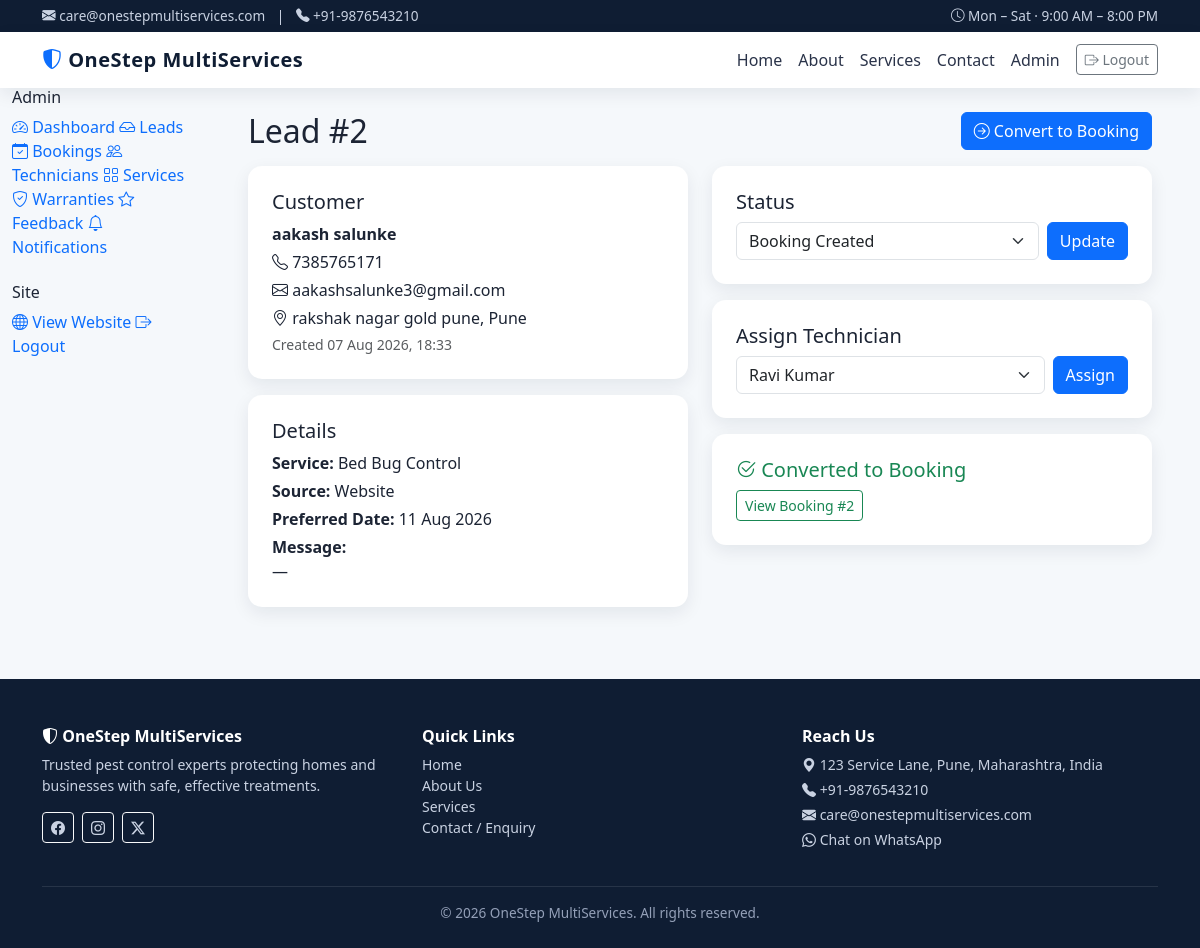
The page /admin/leads/2 (signed in) on the database its author committed.
### models.py (models this page shows, shortened)
class Lead(db.Model):
    __tablename__ = "leads"
    id = db.Column(db.Integer, primary_key=True)
    customer_id = db.Column(db.Integer, db.ForeignKey("customers.id"), nullable=False)
    service_id = db.Column(db.Integer, db.ForeignKey("services.id"))
    source = db.Column(db.String(30), default="Website")  # Website/WhatsApp/Phone Call/Referral
    message = db.Column(db.Text)
    preferred_date = db.Column(db.Date)
    status = db.Column(db.String(30), default="New")  # New/Contacted/Follow-up Required/Booking Created/Closed/Cancelled
    assigned_to = db.Column(db.Integer, db.ForeignKey("users.id"))
    created_at = db.Column(db.DateTime, default=datetime.utcnow, index=True)
    updated_at = db.Column(db.DateTime, default=datetime.utcnow, onupdate=datetime.utcnow)
    booking = db.relationship("Booking", backref="lead", uselist=False, lazy=True)

class Customer(db.Model):
    __tablename__ = "customers"
    id = db.Column(db.Integer, primary_key=True)
    name = db.Column(db.String(120), nullable=False)
    phone = db.Column(db.String(32), nullable=False, index=True)
    email = db.Column(db.String(180), index=True)
    address = db.Column(db.String(255))
    city = db.Column(db.String(80))
    created_at = db.Column(db.DateTime, default=datetime.utcnow)
    leads = db.relationship("Lead", backref="customer", lazy=True)
    bookings = db.relationship("Booking", backref="customer", lazy=True)
    feedback = db.relationship("Feedback", backref="customer", lazy=True)

class Service(db.Model):
    __tablename__ = "services"
    id = db.Column(db.Integer, primary_key=True)
    name = db.Column(db.String(120), nullable=False, unique=True)
    slug = db.Column(db.String(120), unique=True, index=True)
    short_description = db.Column(db.String(255))
    description = db.Column(db.Text)
    benefits = db.Column(db.Text)
    process = db.Column(db.Text)
    faq = db.Column(db.Text)  # JSON-encoded Q&A list
    image = db.Column(db.String(255))  # static/images/<file>
    icon = db.Column(db.String(80))  # bootstrap-icons class e.g. bi-bug
    status = db.Column(db.String(20), default="ACTIVE")  # ACTIVE / INACTIVE
    created_at = db.Column(db.DateTime, default=datetime.utcnow)
    leads = db.relationship("Lead", backref="service", lazy=True)
    bookings = db.relationship("Booking", backref="service", lazy=True)

class User(UserMixin, db.Model):
    __tablename__ = "users"
    id = db.Column(db.Integer, primary_key=True)
    name = db.Column(db.String(120), nullable=False)
    email = db.Column(db.String(180), unique=True, nullable=False, index=True)
    phone = db.Column(db.String(32))
    password_hash = db.Column(db.String(255), nullable=False)
    role = db.Column(db.String(20), nullable=False, default="TECHNICIAN")  # ADMIN / TECHNICIAN
    is_active = db.Column(db.Boolean, default=True)
    created_at = db.Column(db.DateTime, default=datetime.utcnow)
    notifications = db.relationship("Notification", backref="user", lazy=True)
    bookings = db.relationship("Booking", backref="technician", lazy=True)
    @property
    def is_admin(self):
        return self.role == "ADMIN"

class Booking(db.Model):
    __tablename__ = "bookings"
    id = db.Column(db.Integer, primary_key=True)
    customer_id = db.Column(db.Integer, db.ForeignKey("customers.id"), nullable=False)
    service_id = db.Column(db.Integer, db.ForeignKey("services.id"), nullable=False)
    lead_id = db.Column(db.Integer, db.ForeignKey("leads.id"))
    technician_id = db.Column(db.Integer, db.ForeignKey("users.id"))
    booking_date = db.Column(db.Date, nullable=False)
    booking_time = db.Column(db.String(20))  # HH:MM
    address = db.Column(db.String(255))
    notes = db.Column(db.Text)
    status = db.Column(db.String(20), default="Pending")  # Pending/Confirmed/Assigned/In Progress/Completed/Cancelled
    completed_at = db.Column(db.DateTime)
    created_at = db.Column(db.DateTime, default=datetime.utcnow, index=True)
    feedback = db.relationship("Feedback", backref="booking", uselist=False, lazy=True)

### blueprints/admin.py (the view)
    @login_required
    def wrapped(*a, **kw):
        if not current_user.is_admin:
            abort(403)
        return view(*a, **kw)

### blueprints/admin.py (called while the page is built)
def _admin_required(view):
    @login_required
    def wrapped(*a, **kw):
        if not current_user.is_admin:
            abort(403)
        return view(*a, **kw)
    wrapped.__name__ = view.__name__
    return wrapped

@bp.route("/leads/<int:lead_id>")
@_admin_required
def lead_detail(lead_id):
    lead = Lead.query.get_or_404(lead_id)
    technicians = User.query.filter_by(role="TECHNICIAN", is_active=True).order_by(User.name).all()
    services = Service.query.filter_by(status="ACTIVE").all()
    return render_template(
        "admin/lead_detail.html", lead=lead, technicians=technicians, services=services
    )

### app/templates/admin/lead_detail.html (shortened to what this page needs)
{% extends "admin/_layout.html" %}
{% block admin_content %}
<div class="d-flex justify-content-between align-items-center mb-3">
  <h2 class="mb-0">Lead #{{ lead.id }}</h2>
  <a class="btn btn-primary" href="{{ url_for('admin.booking_new') }}?lead_id={{ lead.id }}">
    <i class="bi bi-arrow-right-circle"></i> Convert to Booking
  </a>
</div>
<div class="row g-4">
  <div class="col-lg-6">
    <div class="os-card p-4 mb-3">
      <h5>Customer</h5>
      <p class="mb-1"><strong>{{ lead.customer.name }}</strong></p>
      <p class="mb-1"><i class="bi bi-telephone"></i> {{ lead.customer.phone }}</p>
      <p class="mb-1"><i class="bi bi-envelope"></i> {{ lead.customer.email or '—' }}</p>
      <p class="mb-1"><i class="bi bi-geo-alt"></i> {{ lead.customer.address or '—' }}, {{ lead.customer.city or '' }}</p>
      <p class="text-muted small mb-0">Created {{ lead.created_at.strftime('%d %b %Y, %H:%M') }}</p>
    </div>
    <div class="os-card p-4">
      <h5>Details</h5>
      <p class="mb-1"><strong>Service:</strong> {{ lead.service.name if lead.service else '—' }}</p>
      <p class="mb-1"><strong>Source:</strong> {{ lead.source }}</p>
      <p class="mb-1"><strong>Preferred Date:</strong> {{ lead.preferred_date.strftime('%d %b %Y') if lead.preferred_date else '—' }}</p>
      <p class="mb-0"><strong>Message:</strong><br>{{ lead.message or '—' }}</p>
    </div>
  </div>
  <div class="col-lg-6">
    <div class="os-card p-4 mb-3">
      <h5>Status</h5>
      <form method="post" action="{{ url_for('admin.lead_status', lead_id=lead.id) }}" class="d-flex gap-2">
        <select name="status" class="form-select">
          {% for st in ['New','Contacted','Follow-up Required','Booking Created','Closed','Cancelled'] %}
          <option value="{{ st }}" {% if lead.status==st %}selected{% endif %}>{{ st }}</option>
          {% endfor %}
        </select>
        <button class="btn btn-primary">Update</button>
      </form>
    </div>
    <div class="os-card p-4 mb-3">
      <h5>Assign Technician</h5>
      <form method="post" action="{{ url_for('admin.lead_assign', lead_id=lead.id) }}" class="d-flex gap-2">
        <select name="assigned_to" class="form-select">
          {% for t in technicians %}
          <option value="{{ t.id }}" {% if lead.assigned_to==t.id %}selected{% endif %}>{{ t.name }}</option>
          {% endfor %}
        </select>
        <button class="btn btn-primary">Assign</button>
      </form>
    </div>
    {% if lead.booking %}
    <div class="os-card p-4 border-success">
      <h5 class="text-success"><i class="bi bi-check2-circle"></i> Converted to Booking</h5>
      <p class="mb-0">
        <a href="{{ url_for('admin.booking_detail', booking_id=lead.booking.id) }}" class="btn btn-sm btn-outline-success">
          View Booking #{{ lead.booking.id }}
        </a>
      </p>
    </div>
    {% endif %}
  </div>
</div>
{% endblock %}

### app/static/css/style.css (style rules this page uses)
:root { --os-primary: #0d6efd; --os-primary-dark: #0a58ca; --os-accent: #20c997; --os-dark: #0f1d33; --os-muted: #6c757d; --os-bg: #f5f8fb; --os-card-shadow: 0 6px 18px rgba(15, 29, 51, 0.08); --os-radius: 14px; }
body { background: var(--os-bg); font-family: 'Segoe UI', Roboto, system-ui, -apple-system, sans-serif; color: #1c2434; }
a { text-decoration: none; }
.os-card { background: #fff; border-radius: var(--os-radius); box-shadow: var(--os-card-shadow); border: 0; transition: transform .2s ease, box-shadow .2s ease; }

### rows shown on the page
Lead: id "2", created_at "07 Aug 2026, 18:33", source "Website", preferred_date "11 Aug 2026", message "—", status "Booking Created", assigned_to "Ravi Kumar"
Customer: customer.name "aakash salunke", customer.phone "7385765171", customer "aakashsalunke3@gmail.com", customer "rakshak nagar gold pune", customer "Pune"
Service: service "Bed Bug Control"
Booking: booking.id "2"

### other values the page prints
{{ business_email }} "care@onestepmultiservices.com"
{{ business_phone }} "+91-9876543210"
{{ business_name }} "OneStep MultiServices"
{{ business_address }} "123 Service Lane, Pune, Maharashtra, India"
